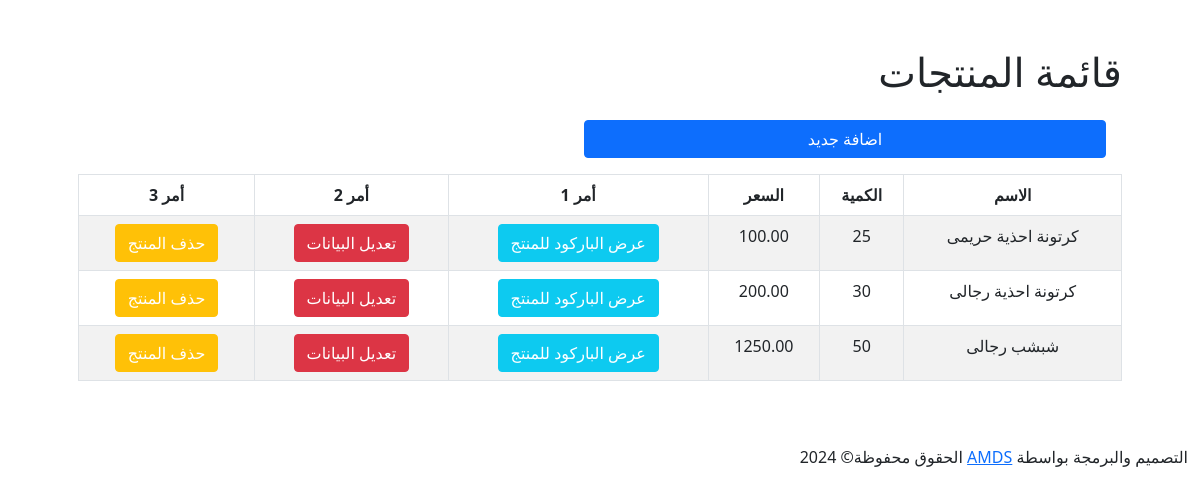
Page /stock/ on the earlier database version.
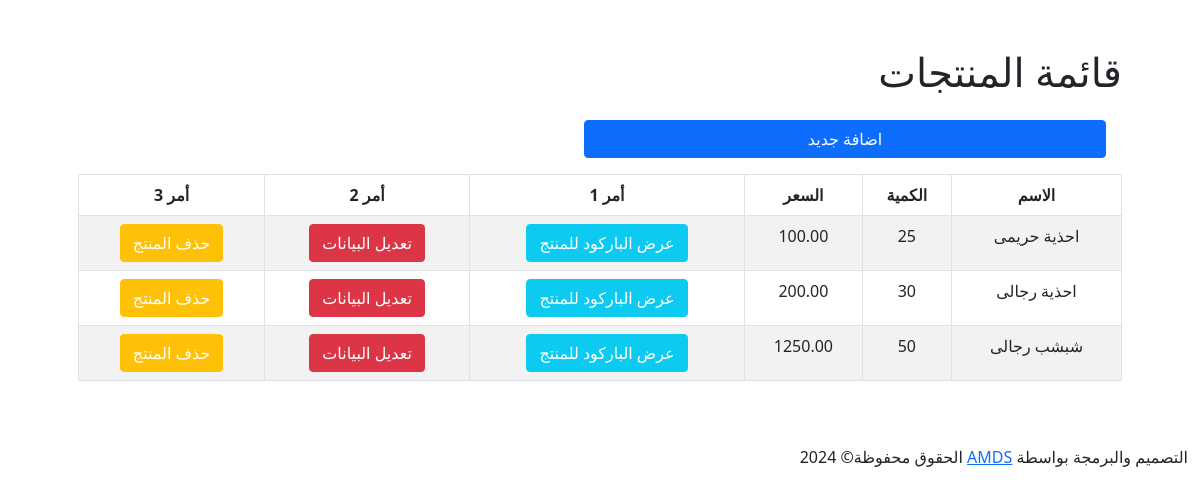
Same page on the later database version.
### stock/models.py (models this page shows, shortened)
class Box(models.Model):
    name    = models.CharField(max_length=50, null=True, blank=True, verbose_name="اسم للكرتونة")
    price   = models.DecimalField(max_digits=9, decimal_places=2, null=True, blank=True,verbose_name="السعر")
    amount  = models.PositiveIntegerField( null=True, blank=True,verbose_name="عدد المنتجات")
    barcode = models.CharField(max_length=100, unique=True, null=True, blank=True, verbose_name="الباركود")

### stock/views.py (the view)
# urls.py: path('', StockListView.as_view(), name='list'),
class StockListView(ListView):
    model = Box
    template_name = 'stock/Stock_list.html'
    context_object_name = 'boxes'
    ordering = ['-pk']

### stock/templates/stock/Stock_list.html (shortened to what this page needs)
{% extends "stock/main.html" %}
{% block content %}
<div class="container p-5">
    <h1>قائمة المنتجات</h1>
    <a class="btn btn-primary w-50 m-3" href="{% url 'stock:Stock_create' %}">اضافة جديد</a>
    <table class="table table-bordered text-center table-striped table-hover">
        <thead>
            <tr class="roww">
                <th class="">الاسم</th>
                <th class="">الكمية</th>
                <th class="">السعر</th>
                <th>أمر 1</th>
                <th>أمر 2</th>
                <th>أمر 3</th>
            </tr>
        </thead>
        <tbody>
        {% for box in boxes%}
            <tr class="">
                <td class="">{{box.name}}</td>
                <td class="">{{box.amount}}</td>
                <td class="">{{box.price}}</td>
                <td>
                <a class="btn btn-info text-white" href="{% url 'stock:box_barcode' box.id%}">عرض الباركود للمنتج</a><br>
                </td>
                <td><a class="btn btn-danger text-white" href="{% url 'stock:Stock_update' box.id%}">تعديل البيانات</a></td>
                <td><a class="btn btn-warning text-white" href="{% url 'stock:Stock_delete' box.id%}">حذف المنتج</a></td>
            </tr>
        {% endfor %}
        </tbody>
    </table>
</div>
{% endblock %}

Differences in the rows shown:
changed Box: name "كرتونة احذية حريمى" → "احذية حريمى"
changed Box: name "كرتونة احذية رجالى" → "احذية رجالى"
